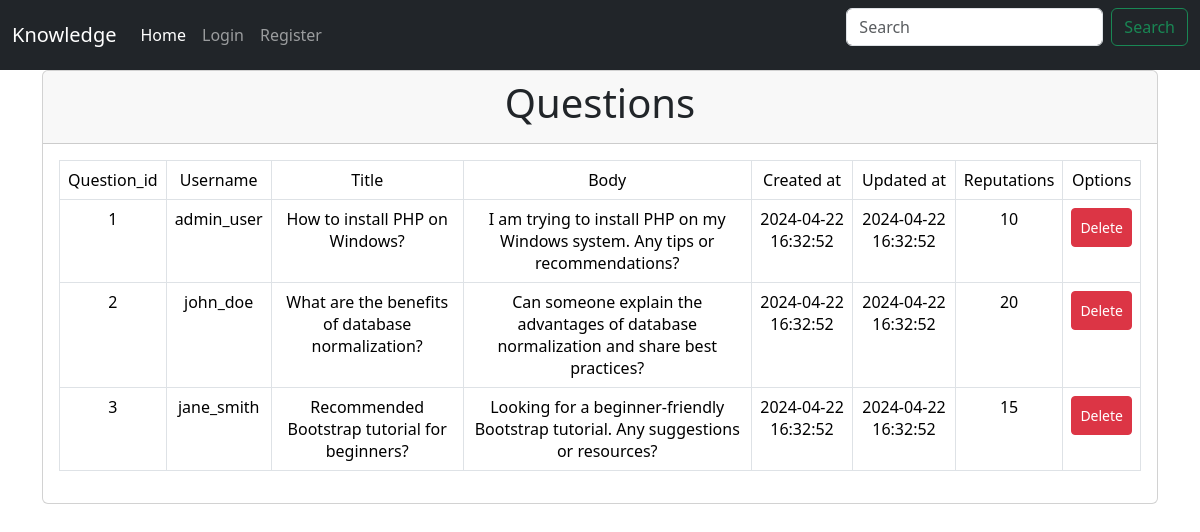
The app's page /admin/questions/index.php with its own data.
### tables this page shows
CREATE TABLE Questions (
    question_id INT PRIMARY KEY AUTO_INCREMENT,
    user_id INT,
    title VARCHAR(255) NOT NULL,
    body TEXT NOT NULL,
    created_at TIMESTAMP DEFAULT CURRENT_TIMESTAMP,
    updated_at TIMESTAMP DEFAULT CURRENT_TIMESTAMP ON UPDATE CURRENT_TIMESTAMP,
    reputations INT,
    FOREIGN KEY (user_id) REFERENCES Users(user_id) ON DELETE CASCADE
);

CREATE TABLE Users (
    user_id INT PRIMARY KEY AUTO_INCREMENT,
    username VARCHAR(50) UNIQUE NOT NULL,
    email VARCHAR(100) UNIQUE NOT NULL,
    password VARCHAR(100) NOT NULL,
    photo VARCHAR(255),
    created_at TIMESTAMP DEFAULT CURRENT_TIMESTAMP,
    reputations INT,
    role ENUM('admin', 'user') NOT NULL DEFAULT 'user'
);

### Services/QuestionService.php (called while the page is built, shortened)
<?php
class QuestionService implements Service
{
    private $db;
    public function __construct()
    {
        $dbConnection = new DBConnection();
        $this->db = $dbConnection->getConnection();
    }
    public function getAll()
    {
        $query = "SELECT * FROM Questions";
        $stmt = $this->db->query($query);
        $questionDataArray = $stmt->fetchAll(PDO::FETCH_ASSOC);
        $questions = [];
        foreach ($questionDataArray as $questionData) {
            $questions[] = new Question($questionData['question_id'], $questionData['user_id'], $questionData['title'], $questionData['body'], $questionData['created_at'], $questionData['updated_at'], $questionData['reputations']);
        }
        return $questions;
    }
}
?>

### Utils/DBConnection.php (called while the page is built, shortened)
<?php
class DBConnection
{
    private string $host = 'localhost';
    private string $db_name = 'se-project';
    private string $username = 'root';
    private string $password = '';
    public function getConnection()
    {
        $this->conn = null;
        try {
            $this->conn = new PDO("mysql:host={$this->host};dbname={$this->db_name}", $this->username, $this->password);
            $this->conn->setAttribute(PDO::ATTR_ERRMODE, PDO::ERRMODE_EXCEPTION);
        } catch (PDOException $exception) {
            echo "Connection error: " . $exception->getMessage();
        }
        return $this->conn;
    }
}

### Models/Question.php (called while the page is built, shortened)
<?php
class Question {
    public int $question_id;
    public int $user_id;
    public string $title;
    public string $body;
    public string $created_at;
    public string $updated_at;
    public int $reputations;
    public function __construct(int $question_id, int $user_id, string $title, string $body, string $created_at, string $updated_at, int $reputations) {
        $this->question_id = $question_id;
        $this->user_id = $user_id;
        $this->title = $title;
        $this->body = $body;
        $this->created_at = $created_at;
        $this->updated_at = $updated_at;
        $this->reputations = $reputations;
    }
    public function getQuestionId(): int {
        return $this->question_id;
    }
    public function getUserId(): int {
        return $this->user_id;
    }
    public function getTitle(): string {
        return $this->title;
    }
    public function getBody(): string {
        return $this->body;
    }
    public function getCreatedAt(): string {
        return $this->created_at;
    }
    public function getUpdatedAt(): string {
        return $this->updated_at;
    }
    public function getReputations(): int {
        return $this->reputations;
    }
}

### Services/UserService.php (called while the page is built, shortened)
<?php
class UserService implements Service
{
    private $db;
    public function __construct()
    {
        $dbConnection = new DBConnection();
        $this->db = $dbConnection->getConnection();
    }
    public function getById(int $id): ?User
    {
        try {
            $query = "SELECT * FROM Users WHERE user_id = :user_id";
            $stmt = $this->db->prepare($query);
            $stmt->execute(['user_id' => $id]);
            $userData = $stmt->fetch(PDO::FETCH_ASSOC);
            if ($userData) {
                return new User(
                    $userData['user_id'],
                    $userData['username'],
                    $userData['email'],
                    $userData['password'],
                    $userData['photo'],
                    $userData['created_at'],
                    $userData['reputations'],
                    $userData['role']
                );
            }
            return null;
        } catch (\PDOException $e) {
            throw new \Exception("Error fetching user by ID: " . $e->getMessage());
        }
    }
}

### Models/User.php (called while the page is built, shortened)
<?php
class User {
    public string $username;
    public function __construct(int $user_id, string $username, string $email, string $password, ?string $photo, string $created_at, int $reputations, string $role) {
        $this->username = $username;
    }
    public function getUsername(): string {
        return $this->username;
    }
}

### admin/questions/index.php (the view, shortened to what this page needs)
<?php
require_once __DIR__."/../partials/admin_header.php";
$questionService = new QuestionService();
$userService = new UserService();
$questions = $questionService->getAll();
?>
<div class="container">
    <div class="row">
        <div class="col">
            <div class="card">
                <div class="card-header">
                    <h2 class="display-6 text-center"> Questions </h2>
                </div>
                <div class="card-body">
                    <table class="table table-bordered text-center">
                        <tr>
                            <td>Question_id</td>
                            <td>Username</td>
                            <td>Title</td>
                            <td>Body</td>
                            <td>Created at</td>
                            <td>Updated at</td>
                            <td>Reputations</td>
                            <td>Options</td>
                        </tr>
                        <?php
                        foreach ($questions as $question) {
                            echo "<tr>";
                            echo "<td>" . $question->getQuestionId() . "</td>";
                            echo "<td>" . $userService->getById($question->getUserId())->getUsername() . "</td>";
                            echo "<td>" . $question->getTitle() . "</td>";
                            echo "<td>" . $question->getBody() . "</td>";
                            echo "<td>" . $question->getCreatedAt() . "</td>";
                            echo "<td>" . $question->getUpdatedAt() . "</td>";
                            echo "<td>" . $question->getReputations() . "</td>";
                            echo "<td>";
                            echo "<form method='post' onsubmit='return confirm(\"Are you sure you want to delete this question?\")'>";
                            echo "<button type='submit' class='btn btn-sm btn-danger d-flex p-2' name='delete_question'>Delete</button>";
                            echo "</form>";
                            echo "</td>";
                            echo "</tr>";
                        }
                        ?>
                    </table>
                </div>
            </div>
        </div>
    </div>
</div>

### records on screen
questions: question_id "1", user.role "admin_user", title "How to install PHP on Windows?", body "I am trying to install PHP on my Windows system. Any tips or recommendations?", created_at "2024-04-22 16:32:52", updated_at "2024-04-22 16:32:52", reputations "10"
questions: question_id "2", user.role "john_doe", title "What are the benefits of database normalization?", body "Can someone explain the advantages of database normalization and share best practices?", created_at "2024-04-22 16:32:52", updated_at "2024-04-22 16:32:52", reputations "20"
questions: question_id "3", user.role "jane_smith", title "Recommended Bootstrap tutorial for beginners?", body "Looking for a beginner-friendly Bootstrap tutorial. Any suggestions or resources?", created_at "2024-04-22 16:32:52", updated_at "2024-04-22 16:32:52", reputations "15"
